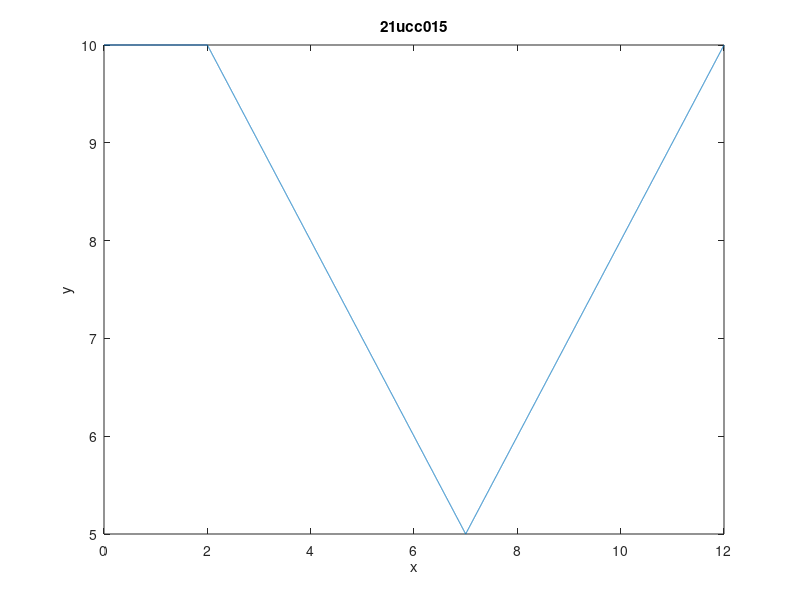

Here is the MATLAB script that generated this plot:
t=0:0.001:12;
len=length(t);
x=zeros(0,13);
for i=1:len
    if t(i)<=2
        x(i)=10;
    elseif 2<t(i) && t(i)<=7
        x(i)=12-t(i);
    elseif t(i)>=7 && t(i)<=12
        x(i)=t(i)-2;
    end
end
plot(t,x);
xlabel("x");
ylabel("y");
title("21ucc015");